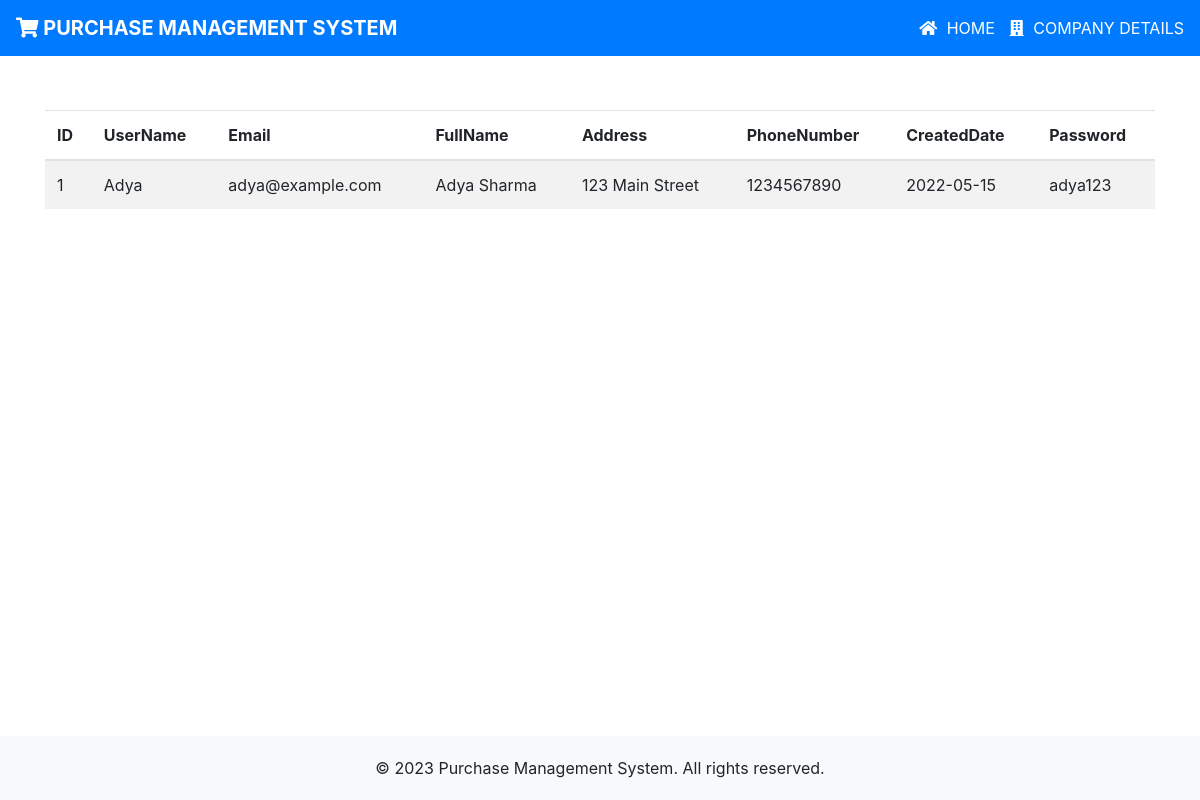
Page /AccountDetails.php (signed in) on the committed database.
### tables this page shows
CREATE TABLE `user_list` (
  `ID` int(100) NOT NULL,
  `Username` varchar(255) NOT NULL,
  `Email` varchar(255) NOT NULL,
  `FullName` varchar(255) NOT NULL,
  `Address` varchar(500) NOT NULL,
  `PhoneNumber` varchar(30) NOT NULL,
  `CreatedDate` date NOT NULL
);

### AccountDetails.php (the view, shortened to what this page needs)
<!DOCTYPE html>
<html>
<head>
  <link rel="stylesheet" href="https://maxcdn.bootstrapcdn.com/bootstrap/4.5.2/css/bootstrap.min.css">
  <link rel="stylesheet" href="https://cdnjs.cloudflare.com/ajax/libs/font-awesome/5.15.3/css/all.min.css">
</head>
<body>
<nav class="navbar navbar-expand-lg navbar-dark fixed-top">
  <a class="navbar-brand" href="#">
    <i class="fas fa-shopping-cart"></i>
    Purchase Management System
  </a>
  <ul class="navbar-nav ml-auto">
    <li class="nav-item info">
      <i class="fas fa-home icon"></i>
      <a href="http://localhost/Project/Index.html">Home</a>
    </li>
    <li class="nav-item info">
      <i class="fas fa-building icon"></i>
      <a href="http://localhost/Project/ComapanyInfo.html">Company Details</a>
    </li>
  </ul>
</nav>
</body>
</html>
<?php
$servername = "localhost";
$username = "root";
$password = "";
$dbname = "pms";
$conn = new mysqli($servername, $username, $password, $dbname);
if (isset($_SESSION["username"]) && isset($_SESSION["password"]))
{
    $sessionUsername = $_SESSION["username"];
    $sessionPassword = $_SESSION["password"];
    $query = "SELECT * FROM login_logout WHERE username = '$sessionUsername' AND password = '$sessionPassword'";
    $result = $conn->query($query);
    if ($result->num_rows > 0) {
        $user = "SELECT * FROM user_list WHERE username = '$sessionUsername'";
        $userResult = $conn->query($user);
        if ($userResult->num_rows > 0) {
            $userDetails = $userResult->fetch_assoc();
            $query = $result->fetch_assoc();
            echo '
            <link rel="stylesheet" href="https://maxcdn.bootstrapcdn.com/bootstrap/4.5.2/css/bootstrap.min.css">
            <div class="container">
                <div class="table-responsive">
                    <table class="table table-striped table-hover">
                        <thead>
                            <tr>
                                <th>ID</th>
                                <th>UserName</th>
                                <th>Email</th>
                                <th>FullName</th>
                                <th>Address</th>
                                <th>PhoneNumber</th>
                                <th>CreatedDate</th>
                                <th>Password</th>
                            </tr>
                        </thead>
                        <tbody>';
            echo "<tr>";
            echo "<td>" . $userDetails["ID"] . "</td>";
            echo "<td>" . $userDetails["Username"] . "</td>";
            echo "<td>" . $userDetails["Email"] . "</td>";
            echo "<td>" . $userDetails["FullName"] . "</td>";
            echo "<td>" . $userDetails["Address"] . "</td>";
            echo "<td>" . $userDetails["PhoneNumber"] . "</td>";
            echo "<td>" . $userDetails["CreatedDate"] . "</td>";
            echo "<td>" . $query["Password"] . "</td>";
            echo "</tr>";
            echo '
                    </tbody>
                </table>
            </div>
        </div>
        ';
        }
        else
        {
            echo "User details not found!";
        }
    }
    else
    {
        echo "Invalid username or password.";
    }
}
else
{
    echo "<div style='background-color: #f2f2f2; padding: 20px; border-radius: 10px; text-align: center;'>
    <p>Oops, it looks like you forgot something.</p>
    <p>Please provide a username and password to continue.</p>
    </div>";
}
?>
<html>
<head>
</head>
<body>
<footer class="footer">
    <p>&copy; 2023 Purchase Management System. All rights reserved.</p>
</footer>
</body>
</html>

### AccountDetails.php (style rules this page uses)
body { padding-top: 70px; display: flex; flex-direction: column; min-height: 100vh; }
.container { margin-top: 40px; }
.navbar { background-color: #007bff; text-transform: uppercase; }
.navbar-brand, .navbar-nav .nav-link { color: #fff; }
.navbar-brand { font-weight: bold; }
a { color: white; }
.navbar-nav .nav-item.info a { color: white; }
.icon { margin-right: 5px; color: white; }
.navbar-nav .nav-item.info { margin-left: 15px; }
.footer { background-color: #f8f9fa; padding: 20px 0; text-align: center; margin-top: auto; }
.footer p { margin-bottom: 0; }

### rows in the picture
user_list: ID "1", Username "Adya", Email "adya@example.com", FullName "Adya Sharma", Address "123 Main Street", PhoneNumber "1234567890", CreatedDate "2022-05-15"

### other values in the picture
$query["Password"] "adya123"
